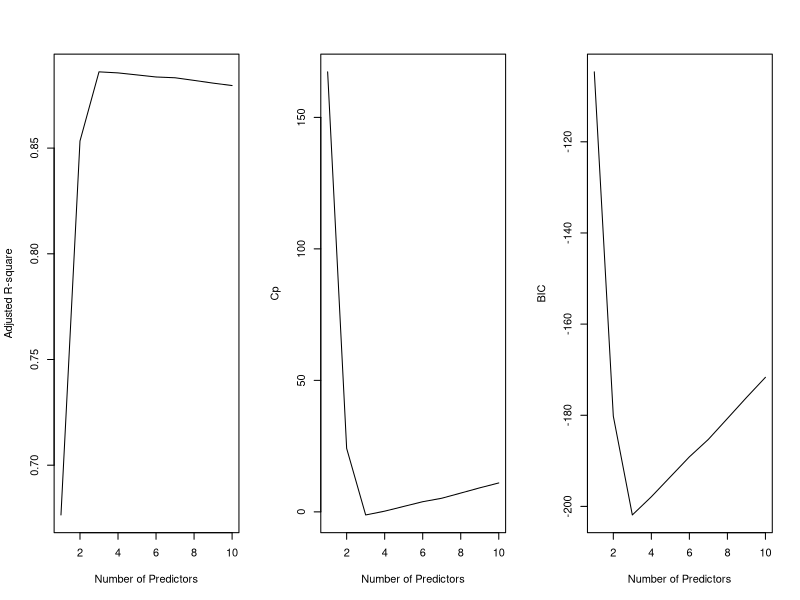
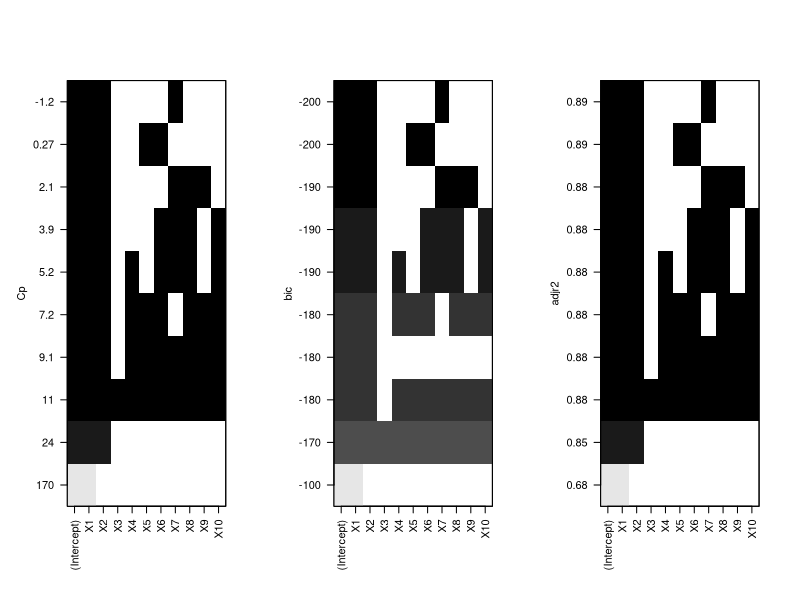
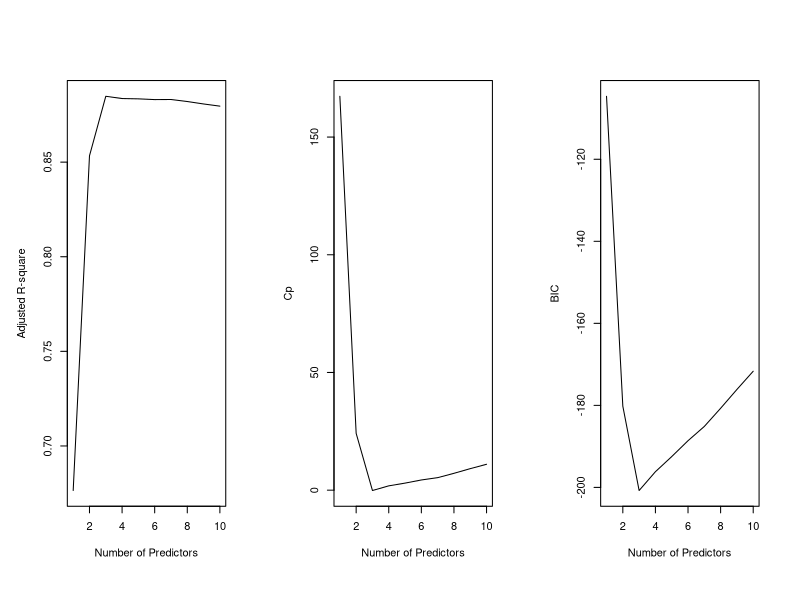
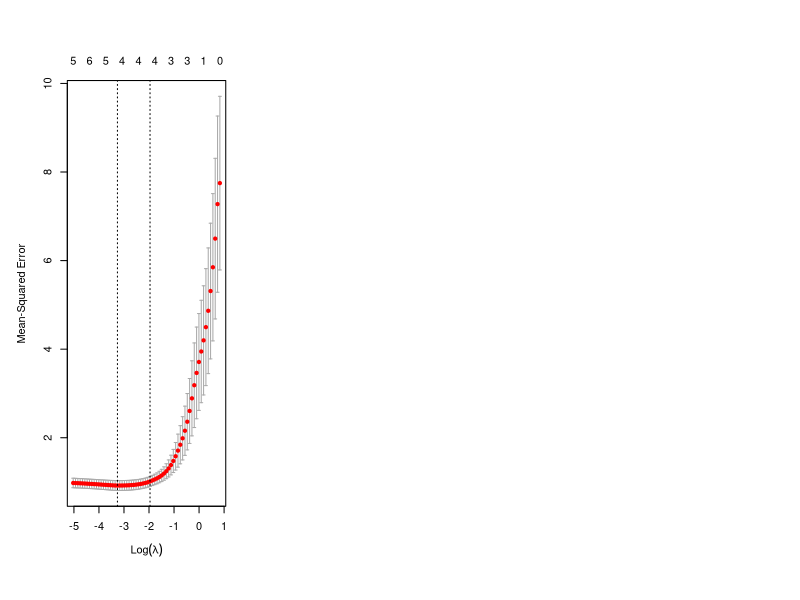

The R script that drew these images, in order:
library(leaps)
#Chapyter 6 Exercise 8
#(a) 
set.seed(1)
x=rnorm(100)
e=rnorm(100)
b0=1
b1=2
b2=-1
b3=0.3
y= b0 + b1*x + b2*(x^2)+b3*(x^3)+e

#Creating the dataset
data = data.frame(y,poly(x,10,raw=T))

#Using regsubsets
regfit.full=regsubsets(y~.,data = data,nvmax=10)
regfit.summary=summary(regfit.full)

par(mfrow=c(1,3))
plot(regfit.summary$adjr2, xlab="Number of Predictors", ylab = "Adjusted R-square", type="l")
plot(regfit.summary$cp, xlab="Number of Predictors", ylab="Cp", type="l")
plot(regfit.summary$bic, xlab="Number of Predictors", ylab="BIC", type="l")


which.min(regfit.summary$cp)

which.min(regfit.summary$bic)

which.max(regfit.summary$adjr2)

par(mfrow=c(1,3))
plot(regfit.full,scale="Cp")
plot(regfit.full,scale="bic")
plot(regfit.full,scale="adjr2")


#(d)
#Using regsubsets
regfit.full=regsubsets(y~.,data = data,nvmax=10, method = "backward")
regfit.summary=summary(regfit.full)

par(mfrow=c(1,3))
plot(regfit.summary$adjr2, xlab="Number of Predictors", ylab = "Adjusted R-square", type="l")
plot(regfit.summary$cp, xlab="Number of Predictors", ylab="Cp", type="l")
plot(regfit.summary$bic, xlab="Number of Predictors", ylab="BIC", type="l")


which.min(regfit.summary$cp)

which.min(regfit.summary$bic)

which.max(regfit.summary$adjr2)

coefficients(regfit.full,3)

#(e)
library(glmnet)
X_matrix = model.matrix(y~.,data)[,-1]
lasso.model = cv.glmnet(X_matrix,y,alpha=1)
best.lambda = lasso.model$lambda.min
plot(lasso.model)

best.model = glmnet(X_matrix, y, alpha=1)
preds = predict(best.model, s=best.lambda, type="coefficients")

#(f)
b7=2
Y = b0 + b7*(x^7) + e
fulldata = data.frame(Y,poly(x,10,raw=T))
fullmodel=regsubsets(Y~.,data=fulldata, nvmax=10)
model.summary=summary(fullmodel)
which.min(model.summary$cp)
which.min(model.summary$bic)
which.max(model.summary$adjr2)

coefficients(fullmodel,2)
coefficients(fullmodel,1)
coefficients(fullmodel,4)

#Applying Lasso
mat_X = model.matrix(Y~.,data=fulldata)[,-1]
lasso.mod = cv.glmnet(mat_X,Y, alpha=1)
best_lambda = lasso.mod$lambda.min
best_mod=glmnet(mat_X,Y, alpha=1)
preds = predict(best_mod, s=best_lambda, type="coefficients")
